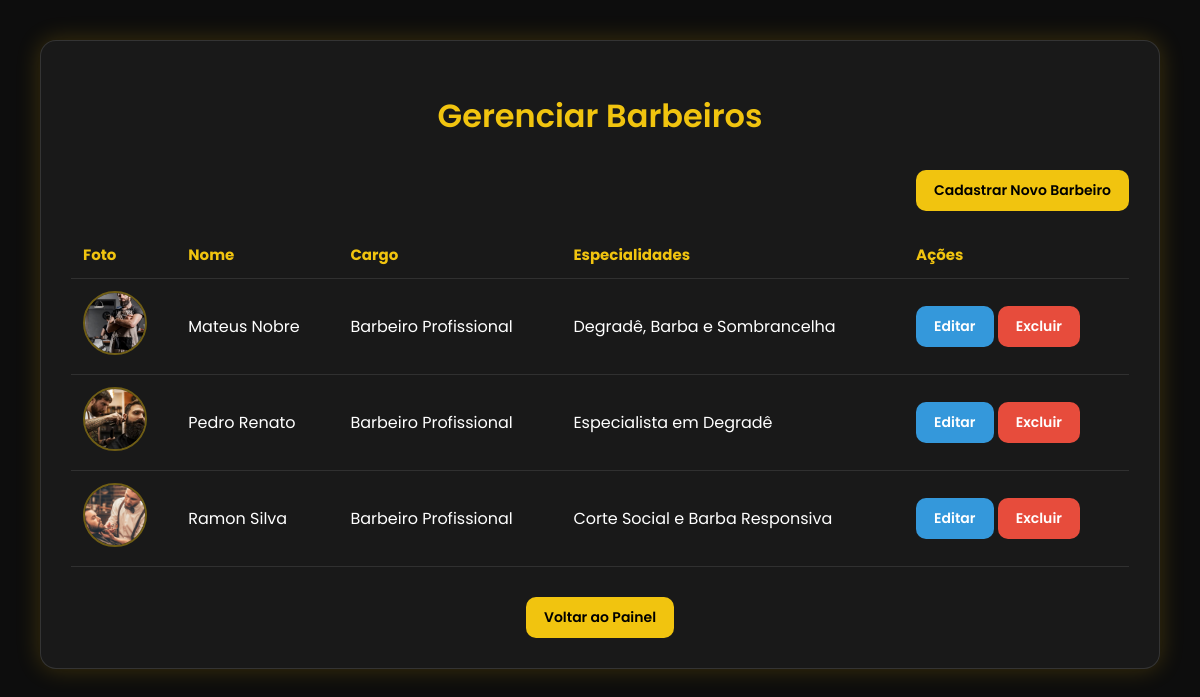
The app's page /admin/barbeiros.php (signed in), older data.
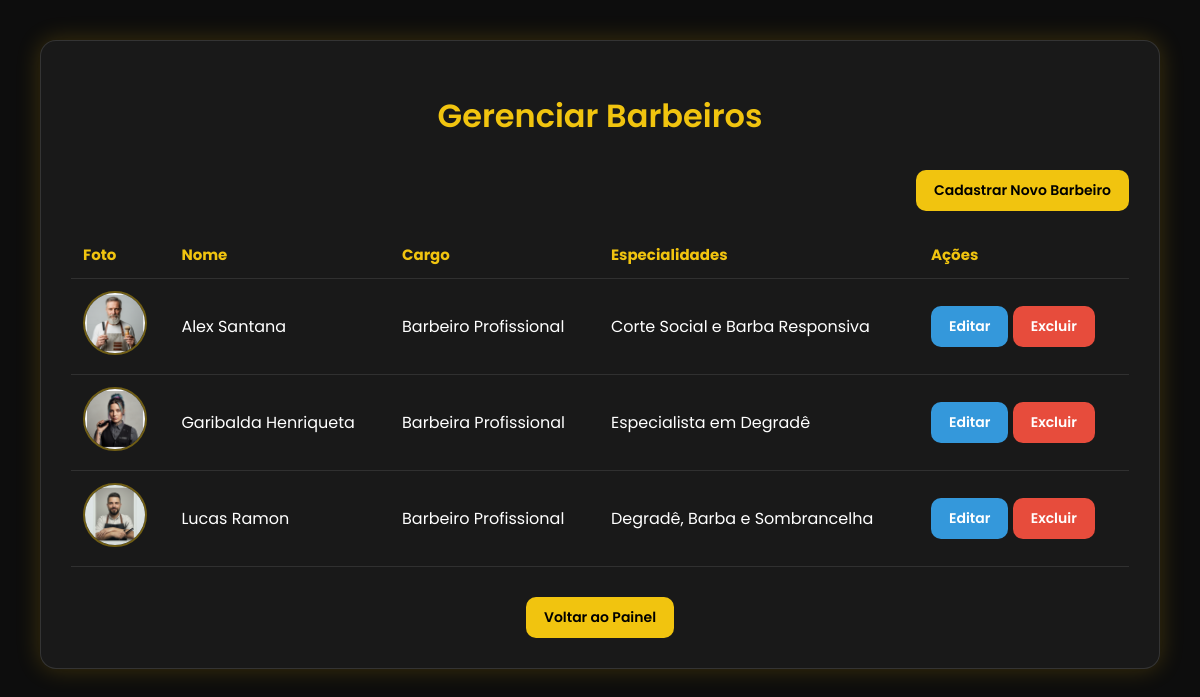
The same page, newer data.
### tables this page shows
CREATE TABLE `barbeiros` (
  `id` int(11) NOT NULL,
  `nome` varchar(100) NOT NULL,
  `foto` varchar(255) DEFAULT NULL,
  `cargo` varchar(100) DEFAULT NULL,
  `especialidades` text DEFAULT NULL,
  `sobre` text DEFAULT NULL,
  `horario_atendimento` varchar(100) DEFAULT NULL,
  `status` enum('disponivel','ocupado','ausente') DEFAULT 'disponivel',
  `avaliacao` decimal(3,2) DEFAULT 5.00,
  `total_avaliacoes` int(11) DEFAULT 0,
  `data_cadastro` timestamp NOT NULL DEFAULT current_timestamp(),
  `ativo` tinyint(1) DEFAULT 1
);

### admin/barbeiros.php (the view, shortened to what this page needs)
<?php
$conn = Database::connect();
$stmt = $conn->query("SELECT * FROM barbeiros ORDER BY nome");
$barbeiros = $stmt->fetchAll(PDO::FETCH_ASSOC);
?>
<!DOCTYPE html>
<html lang="pt-BR">
<head>
</head>
<body>
<div class="container">
    <h1>Gerenciar Barbeiros</h1>
    <div class="top-actions">
        <a href="barbeiro_novo.php" class="btn btn-yellow">Cadastrar Novo Barbeiro</a>
    </div>
    <table>
        <tr>
            <th>Foto</th>
            <th>Nome</th>
            <th>Cargo</th>
            <th>Especialidades</th>
            <th>Ações</th>
        </tr>
        <?php foreach ($barbeiros as $b): ?>
        <tr>
            <td>
                <?php if (!empty($b['foto'])): ?>
                    <img
                        src="../assets/barbeiros/<?= htmlspecialchars($b['foto'], ENT_QUOTES, 'UTF-8') ?>"
                        class="foto"
                        alt="Foto de <?= htmlspecialchars($b['nome'], ENT_QUOTES, 'UTF-8') ?>"
                        onerror="this.src='../assets/barbeiros/default.jpg'">
                <?php endif; ?>
            </td>
            <td><?= htmlspecialchars($b['nome'], ENT_QUOTES, 'UTF-8') ?></td>
            <td><?= htmlspecialchars($b['cargo'] ?? '', ENT_QUOTES, 'UTF-8') ?></td>
            <td><?= htmlspecialchars($b['especialidades'] ?? '', ENT_QUOTES, 'UTF-8') ?></td>
            <td>
                <a href="barbeiro_editar.php?id=<?= (int) $b['id'] ?>" class="btn btn-edit">Editar</a>
                <a
                    href="barbeiro_excluir.php?id=<?= (int) $b['id'] ?>"
                    class="btn btn-delete"
                    onclick="return confirm('Tem certeza que deseja excluir este barbeiro?');">
                    Excluir
                </a>
            </td>
        </tr>
        <?php endforeach; ?>
    </table>
    <div style="text-align:center;margin-top:30px;">
        <a href="painel.php" class="btn btn-yellow">Voltar ao Painel</a>
    </div>
</div>
</body>
</html>

Row changes from the older to the newer data that the page shows:
removed barbeiros: foto (picture), nome "Mateus Nobre", cargo "Barbeiro Profissional", especialidades "Degradê, Barba e Sombrancelha"
removed barbeiros: foto (picture), nome "Pedro Renato", cargo "Barbeiro Profissional", especialidades "Especialista em Degradê"
removed barbeiros: foto (picture), nome "Ramon Silva", cargo "Barbeiro Profissional", especialidades "Corte Social e Barba Responsiva"
added barbeiros: foto (picture), nome "Alex Santana", cargo "Barbeiro Profissional", especialidades "Corte Social e Barba Responsiva"
added barbeiros: foto (picture), nome "Garibalda Henriqueta", cargo "Barbeira Profissional", especialidades "Especialista em Degradê"
added barbeiros: foto (picture), nome "Lucas Ramon", cargo "Barbeiro Profissional", especialidades "Degradê, Barba e Sombrancelha"
